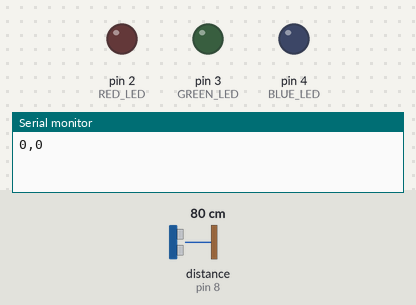
A sketch run on a simulated Arduino Uno, built with avr-gcc and run on an emulated ATmega328P. On the bench: output pins drawn as LEDs (lit = HIGH), the last lines printed to the serial monitor. Wiring (inferred from the names in the program): ultrasonic range finder: trigger pin 7; echo pin 8. Dashed ring = blinking. The inputs (shaded band) are chosen by the test bench; at power-on: distance to the obstacle (sensor on pin 8) 80 cm. The echo pulse lasts 58.3 µs per cm; pins used as bus, display or sensor lines are not drawn.

Above: at 1.2 s.
1.3 s: distance to the obstacle (sensor on pin 8) set to 2 cm
At 1.41 s:
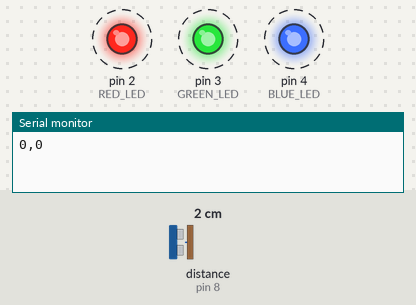
4.3 s: distance to the obstacle (sensor on pin 8) set to 4 cm
7.3 s: distance to the obstacle (sensor on pin 8) set to 18 cm
At 8.87 s:
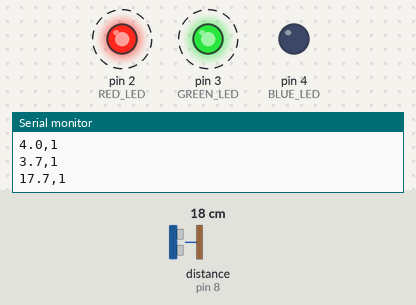
Timing chart, 0 to 16.3 s (numbered marks = the images above; inputs shaded):
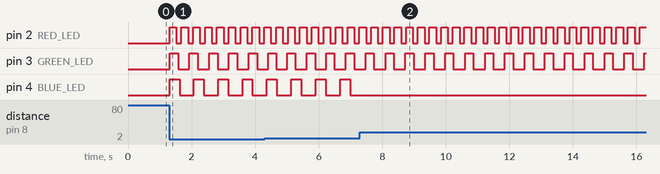

The sketch:

motion_detection.ino
```cpp
const int TRIG_PIN = 7;
const int ECHO_PIN = 8;
const int RED_LED = 2;
const int GREEN_LED = 3;
const int BLUE_LED = 4;

const int DETECTION_LIMIT = 20;
const int CLOSE_LIMIT = 10;

unsigned long lastReport = 0;
const unsigned long REPORT_INTERVAL = 1000;

bool redState = false, greenState = false, blueState = false;
unsigned long redLast = 0, greenLast = 0, blueLast = 0;

float getDistance() {
  digitalWrite(TRIG_PIN, LOW);
  delayMicroseconds(2);
  digitalWrite(TRIG_PIN, HIGH);
  delayMicroseconds(10);
  digitalWrite(TRIG_PIN, LOW);

  unsigned long duration = pulseIn(ECHO_PIN, HIGH, 30000);
  if (duration == 0) return -1;
  return duration * 0.0343 / 2.0;
}

void blinkLed(int pin, bool &state, unsigned long &lastChange,
              unsigned long onTime, unsigned long offTime) {
  unsigned long now = millis();
  unsigned long interval = state ? onTime : offTime;

  if (now - lastChange >= interval) {
    state = !state;
    digitalWrite(pin, state ? HIGH : LOW);
    lastChange = now;
  }
}

void offLed(int pin, bool &state) {
  state = false;
  digitalWrite(pin, LOW);
}

void setup() {
  pinMode(TRIG_PIN, OUTPUT);
  pinMode(ECHO_PIN, INPUT);

  pinMode(RED_LED, OUTPUT);
  pinMode(GREEN_LED, OUTPUT);
  pinMode(BLUE_LED, OUTPUT);

  Serial.begin(9600);
}

void loop() {
  float distance = getDistance();

  if (distance >= 0 && distance <= DETECTION_LIMIT) {
    blinkLed(RED_LED, redState, redLast, 200, 150);
    blinkLed(GREEN_LED, greenState, greenLast, 250, 350);

    if (distance <= CLOSE_LIMIT) {
      blinkLed(BLUE_LED, blueState, blueLast, 300, 450);
    } else {
      offLed(BLUE_LED, blueState);
    }

    if (millis() - lastReport >= REPORT_INTERVAL) {
      Serial.print(distance, 1);
      Serial.println(",1");
      lastReport = millis();
    }
  } else {
    offLed(RED_LED, redState);
    offLed(GREEN_LED, greenState);
    offLed(BLUE_LED, blueState);

    if (millis() - lastReport >= REPORT_INTERVAL) {
      Serial.println("0,0");
      lastReport = millis();
    }
  }

  delay(20);
}
```

Measured:
- after the input at 1.3 s, pin 2 (RED_LED): alternates HIGH for 0.21 s and LOW for 0.17 s, starting at once; pin 3 (GREEN_LED): alternates HIGH for 0.27 s and LOW for 0.35 s, starting at once; pin 4 (BLUE_LED): alternates HIGH for 0.31 s and LOW for 0.45 s, starting at once
- after the input at 7.3 s, pin 4 (BLUE_LED): stops changing and stays LOW
